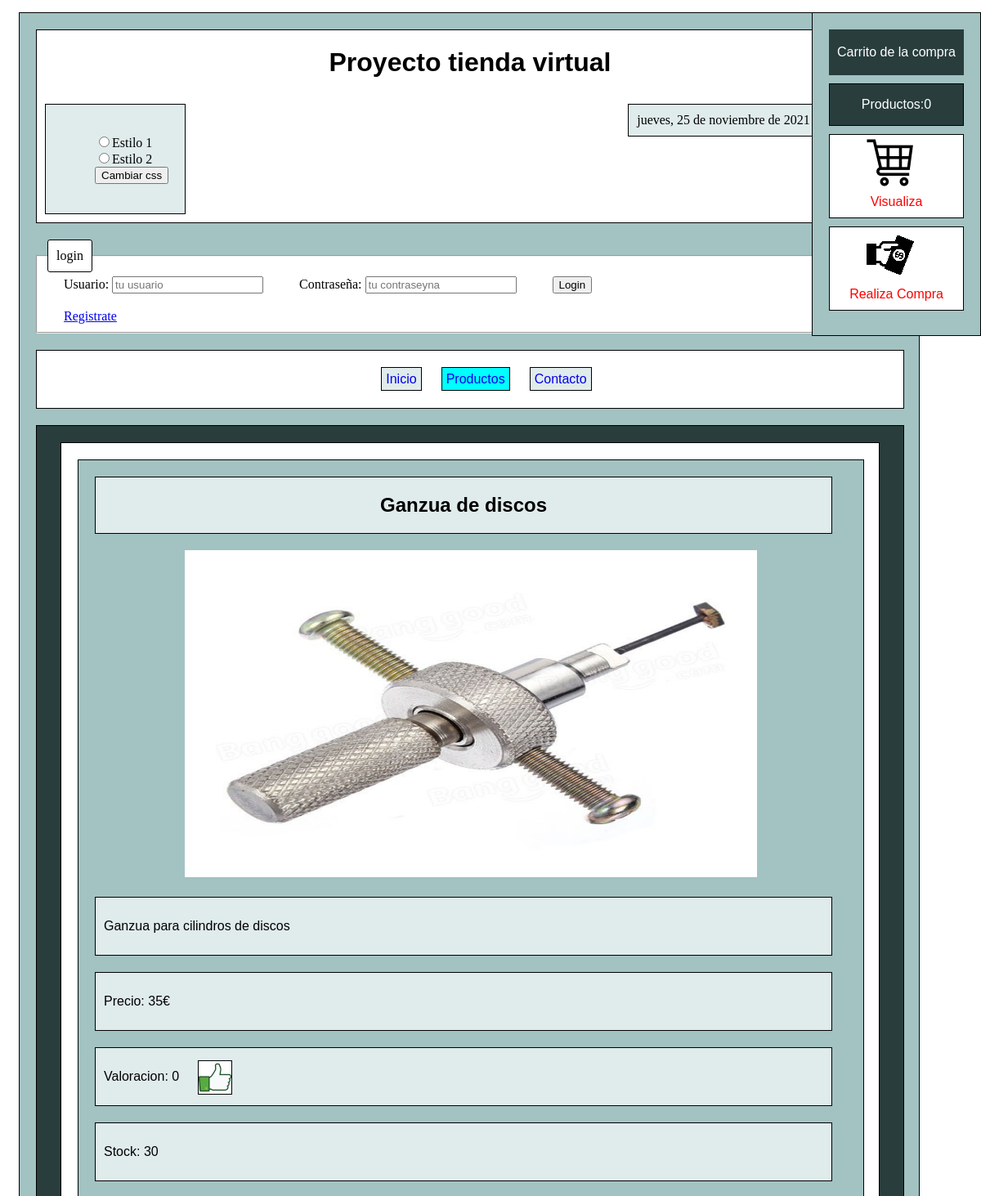
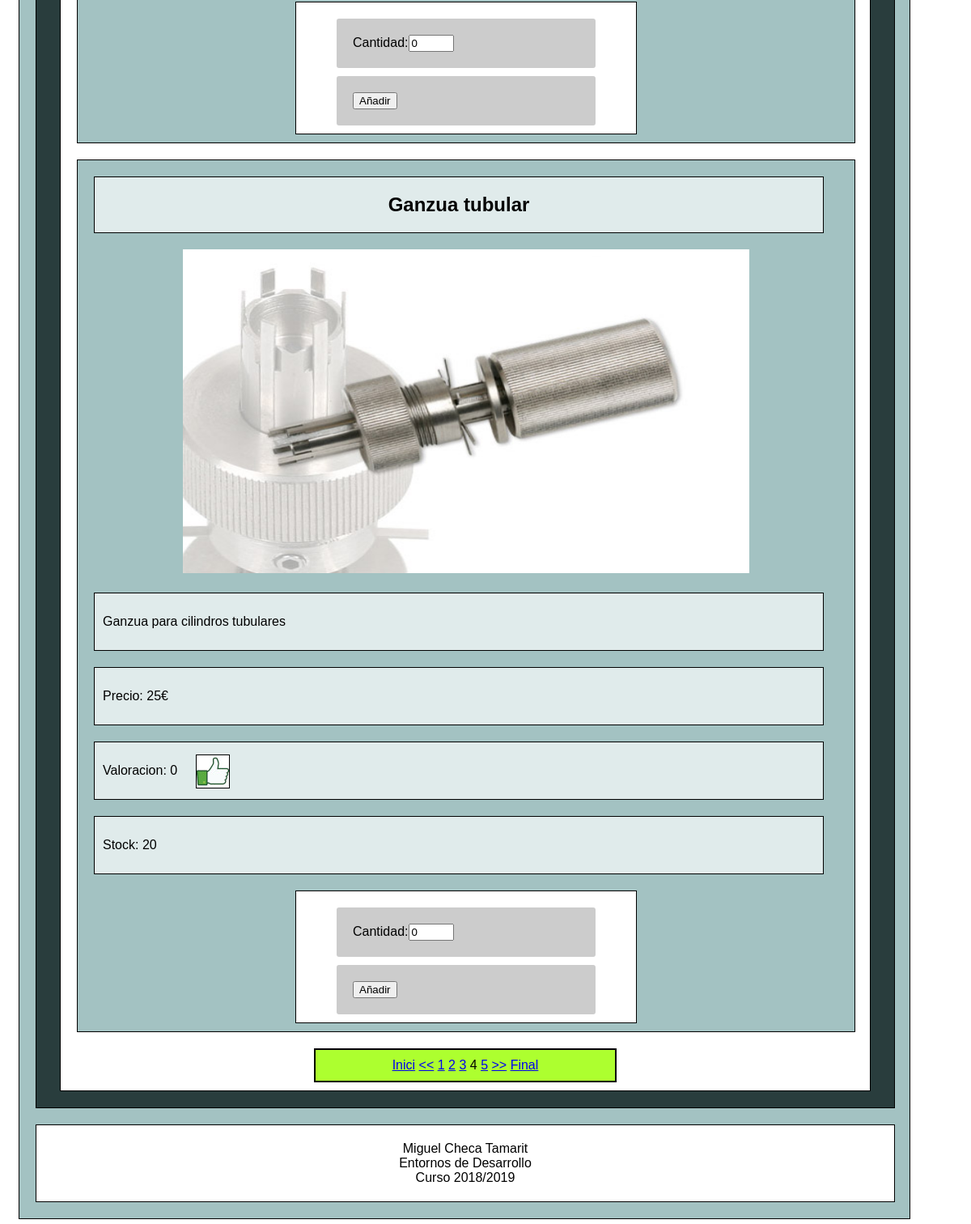
Page /proyectoEntornos/index.php?contenido=productos&pagina=3&estilo=1 on the committed database (2 pictures, top to bottom).
### tables this page shows
CREATE TABLE `PRODUCTOS` (
  `id` int(100) NOT NULL,
  `nombre_producto` varchar(30) NOT NULL,
  `descripcion_producto` text,
  `precio` float NOT NULL,
  `imagen` varchar(300) DEFAULT NULL,
  `valoracion` int(11) DEFAULT '0',
  `fecha_registro` timestamp NOT NULL DEFAULT CURRENT_TIMESTAMP ON UPDATE CURRENT_TIMESTAMP,
  `stock` int(11) NOT NULL DEFAULT '30'
);

### proyectoEntornos/include/productos.php (the view, shortened to what this page needs)
<?php
include("conexion.php");
isset($_GET['estilo']) ? $stlo = $_GET['estilo'] : $stlo = '1';
isset($_GET['pagina']) ? $pagina = $_GET['pagina'] : $pagina = 0;
$elem_por_pagina = 2;
$offset = $pagina * $elem_por_pagina;
$sql = "SELECT * FROM PRODUCTOS LIMIT $elem_por_pagina OFFSET $offset";
$resultado = $conexion->query($sql);
if (mysqli_num_rows($resultado) > 0) {
    while ($row = mysqli_fetch_assoc($resultado)) {
        $value = array($row["nombre_producto"], './imagenes/' . $row["imagen"], $row["descripcion_producto"], $row["id"], $row["precio"]);
        echo "<div id='productos'><div id='producto'><h1>" . $row["nombre_producto"] . "</h1></div>";
        if (is_null($row["imagen"])) {
            echo '<div id="producto"><p>IMAGEN NO DISPONIBLE</p></div>';
        } else {
            echo "<img src='./imagenes/productos/" . $row["imagen"] . "'/>";
        }
        echo "<div id='producto'><p>" . $row["descripcion_producto"] . "</p></div>";
        echo "<div id='producto'><p>Precio: " . $row["precio"] . "€</p></div>";
        echo '<div id="producto"><p>Valoracion: ' . $row["valoracion"] . '</p><a id="valoracion" href="./include/valoracion.php?id=' . $row["id"] . '"><img id="imagenlike" src="./imagenes/like.jpg" title="clic para valorar" width="48" height="48"/></a></div>';
        echo "<div id='producto'><p>Stock: " . $row["stock"] . "</p></div>";
        echo '<div id="formproducto">'
        . '<form action="index.php?contenido=procesacarrito&&estilo=' . $_SESSION['estilocss'] . '&prod=' . base64_encode(serialize($value)) . '" method="post" id="product_form">'
        . '<div id="cantidadProducto">'
        . '<label>Cantidad:</label><input type="number" name="cantidad" value="0" min="0" max="' . $row['stock'] . '" step="1"></div>'
        . '<div id="anyadecarrito"><button class="submit" type="submit">Añadir</button></div>'
        . '</form>'
        . '</div></div>';
    }
} else {
    echo "No existen productos en la base de datos";
}
echo '<div id="paginacion">';
$sql2 = "SELECT COUNT(*) as total FROM PRODUCTOS";
$resultado2 = mysqli_query($conexion, $sql2);
if (mysqli_num_rows($resultado2) > 0) {
    $row = mysqli_fetch_assoc($resultado2);
    $n_paginas = ceil($row['total'] / $elem_por_pagina);
    if ($pagina != 0) {
        echo '<a href="index.php?contenido=productos&pagina=0&estilo=' . $stlo . '">Inici</a>  ';
    } else {
        echo 'Inico  ';
    }
    if ($pagina != 0) {
        echo '<a href="index.php?contenido=productos&pagina=' . ($pagina - 1) . '&estilo=' . $stlo . '"><<</a>  ';
    } else {
        echo '<< ';
    }
    for ($i = 0; $i < $n_paginas; $i++) {
        if (($pagina) != $i) {
            echo ' <a href="index.php?contenido=productos&pagina=' . ($i) . '&estilo=' . $stlo . '">' . ($i + 1) . '</a> ';
        } else {
            echo ($i + 1) . ' ';
        }
    }
    if (($pagina + 1) != $n_paginas) {
        echo '  <a href="index.php?contenido=productos&pagina=' . ($pagina + 1) . '&estilo=' . $stlo . '" >>></a>';
    } else {
        echo '  >>';
    }
    if (($pagina + 1) != $n_paginas) {
        echo '  <a href="index.php?contenido=productos&pagina=' . ($n_paginas - 1) . '&estilo=' . $stlo . '" >Final</a>';
    } else {
        echo '  Final';
    }
} else {
    echo " No hay resultados";
}
echo '</div>';

### proyectoEntornos/estilos/estilo1.css (style rules this page uses)
body { background-color:#ffffff; }
#contenedorphp div { font-family:Arial; width:960px; margin:20px; background-color:#ffffff; border: 1px solid #000000; }
div#productos { background:#a3c2c2; margin-left: 20px; margin-right: 20px; }
#productos img { background: white; width: 700px; height:400px; margin-left: 130px; margin-right: 130px; }
div#producto { background:#e0ebeb; width: 900px; padding: 20px auto; }
div#producto h1 { background:#e0ebeb; width: 900px; text-align: center; }
div#producto p { padding:10px; }
div#formproducto { display:block; margin: 10px auto; padding: 10px 10px 10px 10px; background-color:#e0ebeb; width: 400px; background-color: white; }
div#cantidadProducto { display:block; margin: 10px auto; padding: 20px 0px 20px 20px; background-color:#ccc; width: 300px; border:none; border-radius: 3px; }
div#anyadecarrito { display:block; margin: 0 auto; padding: 20px 0px 20px 20px; background-color: #ccc; width: 300px; border:none; border-radius: 3px; }
#valoracion { float:left; margin-top: -60px; margin-left: 120px; height:50px ; width:50px ; }
img#imagenlike { margin-left: 5px; margin-top: 5px; border: 1.5px solid black; height:40px ; width:40px ; }
#paginacion { width:70%; margin:10px auto 10px auto; text-align:center; border:solid 2px black; padding:10px; background-color:greenyellow; }
#paginacion { width:350px !important; margin:10px auto 10px auto !important; text-align:center !important; border:solid 2px black !important; padding:10px !important; background-color:greenyellow !important; }

### rows in the picture
productos: nombre_producto "Ganzua de discos", imagen (picture), descripcion_producto "Ganzua para cilindros de discos", precio "35", valoracion "0", stock "30"
productos: nombre_producto "Ganzua tubular", imagen (picture), descripcion_producto "Ganzua para cilindros tubulares", precio "25", valoracion "0", stock "20"

### other values in the picture
$contador "0"
